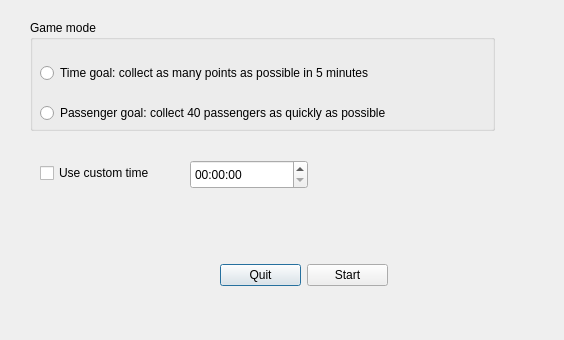
<?xml version="1.0" encoding="UTF-8"?>
<ui version="4.0">
 <class>Settings</class>
 <widget class="QDialog" name="Settings">
  <property name="geometry">
   <rect>
    <x>0</x>
    <y>0</y>
    <width>564</width>
    <height>340</height>
   </rect>
  </property>
  <property name="windowTitle">
   <string>NysseHajos - Settings</string>
  </property>
  <widget class="QWidget" name="horizontalLayoutWidget">
   <property name="geometry">
    <rect>
     <x>220</x>
     <y>260</y>
     <width>168</width>
     <height>31</height>
    </rect>
   </property>
   <layout class="QHBoxLayout" name="horizontalLayout">
    <item>
     <widget class="QPushButton" name="quitButton">
      <property name="text">
       <string>Quit</string>
      </property>
     </widget>
    </item>
    <item>
     <widget class="QPushButton" name="startButton">
      <property name="text">
       <string>Start</string>
      </property>
     </widget>
    </item>
   </layout>
  </widget>
  <widget class="QGroupBox" name="groupBox">
   <property name="geometry">
    <rect>
     <x>30</x>
     <y>20</y>
     <width>465</width>
     <height>111</height>
    </rect>
   </property>
   <property name="title">
    <string>Game mode</string>
   </property>
   <widget class="QRadioButton" name="timeGoalButton">
    <property name="geometry">
     <rect>
      <x>10</x>
      <y>40</y>
      <width>442</width>
      <height>26</height>
     </rect>
    </property>
    <property name="text">
     <string>Time goal: collect as many points as possible in 5 minutes</string>
    </property>
   </widget>
   <widget class="QRadioButton" name="passengerGoalButton">
    <property name="geometry">
     <rect>
      <x>10</x>
      <y>80</y>
      <width>455</width>
      <height>26</height>
     </rect>
    </property>
    <property name="text">
     <string>Passenger goal: collect 40 passengers as quickly as possible</string>
    </property>
   </widget>
  </widget>
  <widget class="QTimeEdit" name="timeEdit">
   <property name="geometry">
    <rect>
     <x>190</x>
     <y>160</y>
     <width>118</width>
     <height>29</height>
    </rect>
   </property>
  </widget>
  <widget class="QCheckBox" name="timeCheckBox">
   <property name="geometry">
    <rect>
     <x>40</x>
     <y>160</y>
     <width>141</width>
     <height>26</height>
    </rect>
   </property>
   <property name="text">
    <string>Use custom time</string>
   </property>
  </widget>
 </widget>
 <resources/>
 <connections>
  <connection>
   <sender>quitButton</sender>
   <signal>clicked()</signal>
   <receiver>Settings</receiver>
   <slot>close()</slot>
   <hints>
    <hint type="sourcelabel">
     <x>251</x>
     <y>268</y>
    </hint>
    <hint type="destinationlabel">
     <x>228</x>
     <y>198</y>
    </hint>
   </hints>
  </connection>
 </connections>
</ui>
